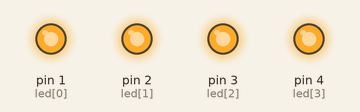
Simulated run of this sketch. Board: Arduino Uno, built with avr-gcc and run on an emulated ATmega328P. Shown: output pins drawn as LEDs (lit = HIGH).

Above: at 0.05 s.
Timing chart, 0 to 4.1 s (numbered marks = the images above):
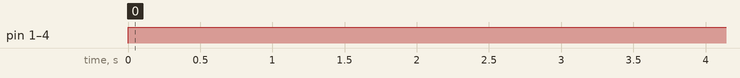

The sketch:

Neumatic.ino
```cpp
byte led[4] = {1,2,3,4};

void setup()
{
  for(byte pin=0; pin<4; pin++)
  {
    pinMode(led[pin], OUTPUT);
  }
}

void loop()
{
  for(byte s4=0; s4<12; s4++)
  {
    for(int l=0; l<3; l++)
    {
      digitalWrite(led[0], HIGH);
      digitalWrite(led[1], HIGH);
      digitalWrite(led[2], HIGH);
      digitalWrite(led[3], HIGH);
      delay(100);
    }
    leds_off();
}
}

void leds_off()
{
  for(int f=0; f<8; f++)
  {
    digitalWrite(led[f], LOW);
  }
}
```

Measured:
- by itself, pin 1 (led[0]), pin 2 (led[1]), pin 3 (led[2]), pin 4 (led[3]): LOW → HIGH at 0.00 s
